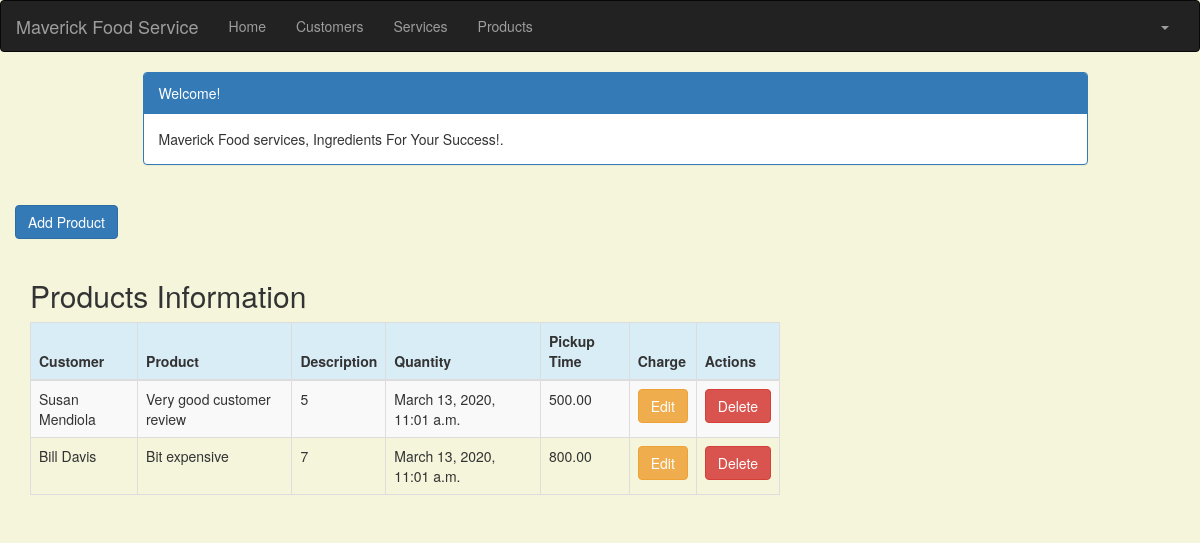
The page /product_list (signed in) on the database its author committed.
### crm/models.py (models this page shows, shortened)
class Product(models.Model):
    cust_name = models.ForeignKey(Customer, on_delete=models.CASCADE, related_name='products')
    product = models.CharField(max_length=100)
    p_description = models.TextField()
    quantity = models.IntegerField()
    pickup_time = models.DateTimeField(
        default=timezone.now)
    charge = models.DecimalField(max_digits=10, decimal_places=2)
    created_date = models.DateTimeField(
        default=timezone.now)
    updated_date = models.DateTimeField(auto_now_add=True)

class Customer(models.Model):
    cust_name = models.CharField(max_length=50)
    organization = models.CharField(max_length=100, blank=True)
    role = models.CharField(max_length=100)
    email = models.EmailField(max_length=100)
    bldgroom = models.CharField(max_length=100)
    address = models.CharField(max_length=200)
    account_number = models.IntegerField(blank=False, null=False)
    city = models.CharField(max_length=50)
    state = models.CharField(max_length=50)
    zipcode = models.CharField(max_length=10)
    phone_number = models.CharField(max_length=50)
    created_date = models.DateTimeField(
        default=timezone.now)
    updated_date = models.DateTimeField(auto_now_add=True)
    def __str__(self):
        return str(self.cust_name)

### crm/views.py (the view)
# urls.py: path('product_list', views.product_list, name='product_list'),
@login_required
def product_list(request):
    products = Product.objects.filter(created_date__lte=timezone.now())
    return render(request, 'crm/product_list.html', {'products': products})

### templates/crm/product_list.html (shortened to what this page needs)
<!DOCTYPE html>
{% extends 'crm/base.html' %}
{% block content %}
    <head>
        <link rel="stylesheet" href="https://maxcdn.bootstrapcdn.com/bootstrap/3.3.4/css/bootstrap.min.css">
    </head>
    <body>
    <div class="container">
        <div class="row">
            <div class="col-md-10 col-md-offset-1">
                <div class="panel panel-primary">
                    <div class="panel-heading">Welcome!</div>
                    <div class="panel-body">
                        Maverick Food services, Ingredients For Your Success!.
                    </div>
                </div>
            </div>
        </div>
    </div>
    <div class="row">
         <a href="{% url 'crm:product_new' %}" class="row"><span
                    class="btn btn-primary">Add Product</span></a>
        <h2 style="padding-left: 15Px">Products Information</h2>
    </div>
    <div>
        <table class="table table-striped table-bordered table-hover">
            <thead>
            <tr class="bg-info">
                <th>Customer</th>
                <th>Product</th>
                <th>Description</th>
                <th>Quantity</th>
                <th>Pickup Time</th>
                <th>Charge</th>
                <th colspan="3">Actions</th>
            </tr>
            </thead>
            <tbody>
            {% for product in products %}
                <tr>
                    <td>{{ product.cust_name }}</td>
                    <td>{{ product.p_description }}</td>
                    <td>{{ product.quantity }}</td>
                    <td>{{ product.pickup_time }}</td>
                    <td>{{ product.charge }}</td>
                    <td><a href="{% url 'crm:product_edit' pk=product.pk %}"
                           class="btn btn-warning">Edit</a></td>
                    <td><a href="{% url 'crm:product_delete' pk=product.pk %}"
                           onclick="return confirm('Are you sure you want to delete?')"
                           class="btn btn-danger">Delete</a>
                    </td>
                </tr>
            {% endfor %}
            </tbody>
        </table>
    </div>
    </body>
{% endblock %}

### templates/crm/product_list.html (style rules this page uses)
body { background-color: beige; }

### rows shown on the page
Product: cust_name "Susan Mendiola", p_description "Very good customer review", quantity "5", pickup_time "March 13, 2020, 11:01 a.m.", charge "500.00"
Product: cust_name "Bill Davis", p_description "Bit expensive", quantity "7", pickup_time "March 13, 2020, 11:01 a.m.", charge "800.00"
